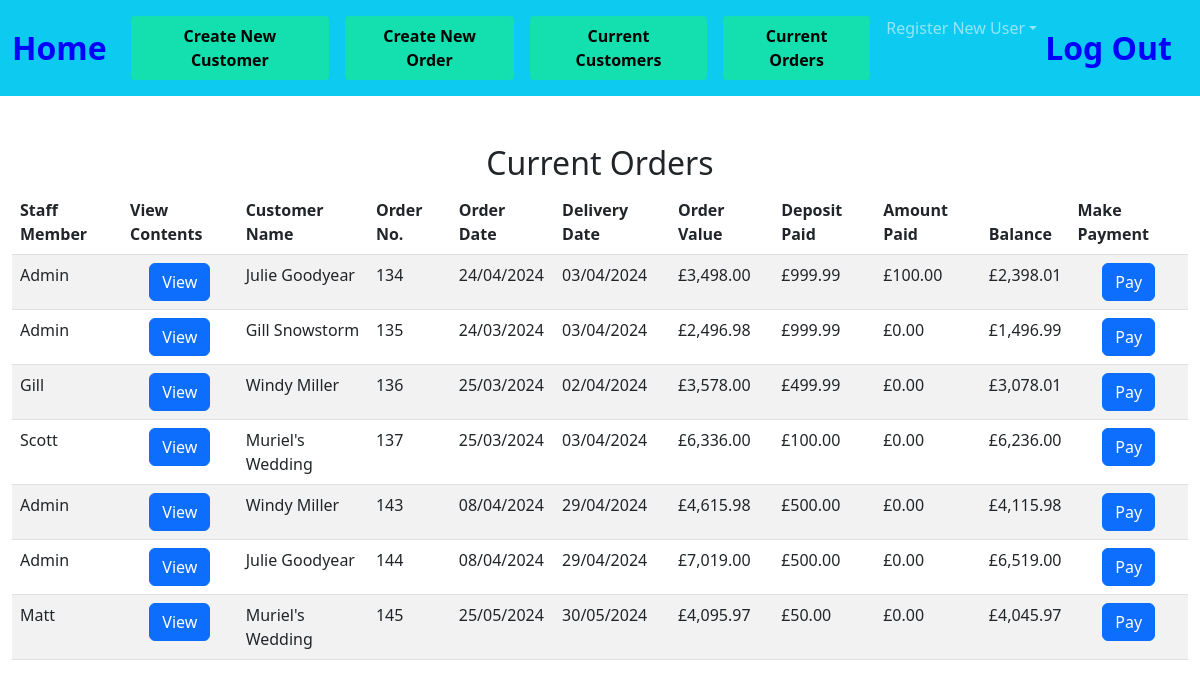
The app's page /open_orders, older data.
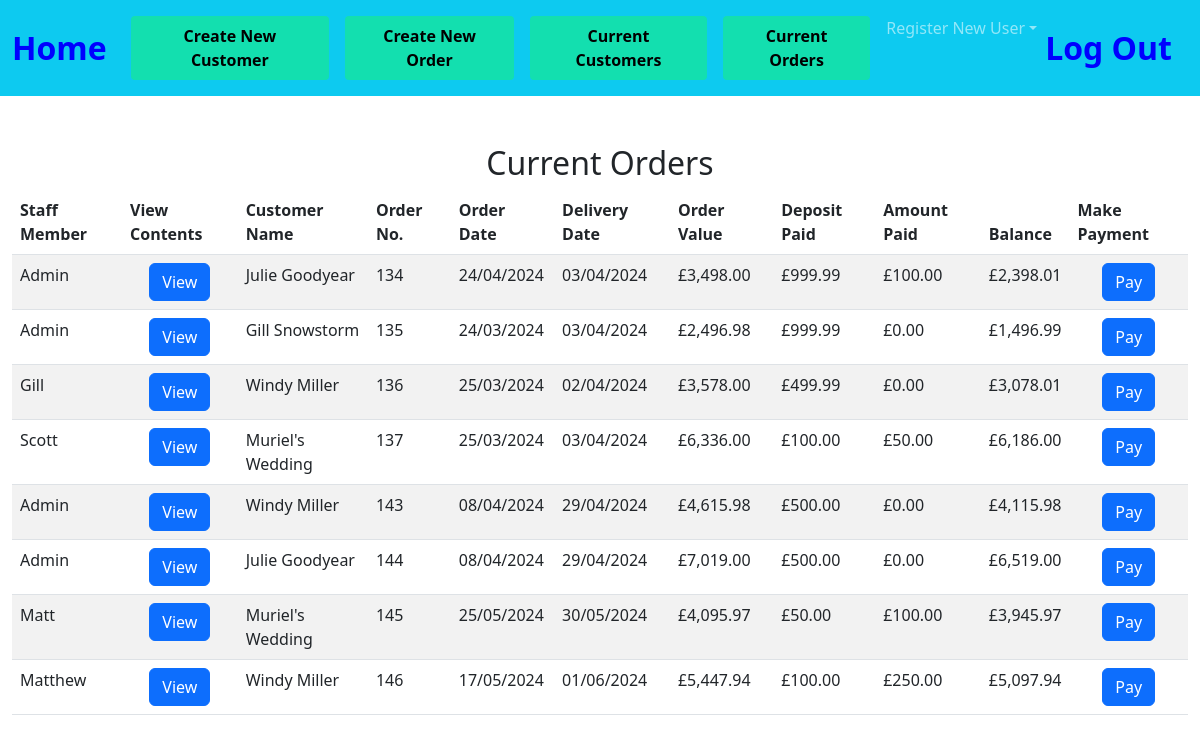
The same page, newer data.
### tables this page shows
CREATE TABLE orders(order_id INTEGER PRIMARY KEY AUTOINCREMENT NOT NULL,  cust_id INTEGER, order_no INTEGER, item_id INTEGER, staff_member TEXT, order_date DATETIME, completion TEXT, delivery_date DATETIME, colour_finish TEXT, extra_details TEXT, selling_price DECIMAL, del_col_take TEXT , quantity INTEGER, balance DECIMAL, deposit DECIMAL, amount_paid DECIMAL);

### app.py (the view)
@app.route("/open_orders", methods=["GET", "POST"])
def open_orders():
    if request.method == "POST":
        order_no = request.form.get("order_no")
        current = db.execute("SELECT * FROM orders WHERE order_id = (?);", order_no)
        for row in current:
            customer_id = row["cust_id"]
            staff_member = row["staff_member"]
            order_date = row["order_date"]
            item_id = row["item_id"]
        db.execute("INSERT INTO current_order(cust_id, staff_member, order_date, item_id, order_number) VALUES (?, ?, ?, ?, ?);", customer_id,  staff_member, order_date, item_id, order_no)
        return render_template("stock_list.html", order_no = order_no)
    else:
        order_no = request.form.get("order_no")
        user = request.form.get("user")
        totals=db.execute("select order_number, SUM(amount_paid) AS tot_paid FROM payments group by order_number;")
        for row in totals:
            order_numb = (row["order_number"])
            total = (row["tot_paid"])
            balance = (row["tot_paid"])
            db.execute("UPDATE current_order SET amount_paid = (?) WHERE order_number = (?);", total, order_numb)
        ord_detail = db.execute("select current_order.order_number, current_order.amount_paid, orders.staff_member, orders.cust_id, first_name, last_name, order_id,orders.order_date, orders.deposit, completion, orders.delivery_date, balance, total_cost from orders JOIN customers on orders.cust_id = customers.id JOIN current_order ON current_order.order_number = orders.order_id GROUP BY order_id;")
        for row in ord_detail:
            order_id = (row["order_id"])
            amount_paid = (row["amount_paid"])
            total_cost = (row["total_cost"])
            deposit = (row["deposit"])
            balance = total_cost - deposit- amount_paid
            db.execute("UPDATE orders SET balance = (?) WHERE order_id = (?);", balance, order_id)
        finals = db.execute("select current_order.order_number, current_order.amount_paid, orders.staff_member, orders.cust_id, balance, first_name, last_name, order_id,orders.order_date, orders.deposit, completion, orders.delivery_date, balance, total_cost from orders JOIN customers on orders.cust_id = customers.id JOIN current_order ON current_order.order_number = orders.order_id GROUP BY order_id;")
        return render_template("open_orders.html", ord_detail = finals, user = user)

### app.py (called while the page is built)
@app.after_request
def after_request(response):
    response.headers["Cache-Control"] = "no-cache, no-store, must-revalidate"
    response.headers["Expires"] = 0
    response.headers["Pragma"] = "no-cache"
    return response

### extras.py (called while the page is built)
def GBP(value):
    return f"£{value:,.2f}"

### templates/open_orders.html (shortened to what this page needs)
{% extends "layout.html" %}
{% block main %}
<div class="section">
    <h2>Current Orders</h2>
    <table class="table table-striped">
        <thead>
            <tr>
                <th class="text-start">Staff Member</th>
                <th class="text-start">View Contents</th>
                <th class="text-start">Customer Name</th>
                <th class="text-start">Order No.</th>
                <th class="text-start">Order Date</th>
                <th class="text-start">Delivery Date</th>
                <th class="text-start">Order Value</th>
                <th class="text-start">Deposit Paid</th>
                <th class="text-start"> Amount Paid</th>
                <th class="text-start">Balance</th>
                <th class="text-start"> Make Payment</th>
            </tr>
    </thead>
        <tbody>
            {% for row in ord_detail %}
            <tr>
                <td class="text-start">{{ row["staff_member"] }}</td>
                <form action="/show_content" method="POST">
                    <td><input type="hidden" name="order_no" VALUE="{{ row['order_id'] }}"><button class="btn btn-primary" type="submit">View</button></td>
                </form>
                <td class="text-start">{{ row["first_name"] }} {{ row["last_name"] }}</td>
                <td class="text-start">{{ row["order_id"] }}</td>
                <td class="text-start">{{ row["order_date"] }}</td>
                <td class="text-start">{{ row["delivery_date"] }}</td>
                <td class="text-start">{{ row["total_cost"] |GBP }}</td>
                <td class="text-start">{{ row["deposit"] |GBP }}</td>
                <td class="text-start">{{ row["amount_paid"] |GBP }}</td>
                <td class="text-start">{{ (row["total_cost"] - row["deposit"] - row["amount_paid"]) |GBP}}</td>
                <form action="/pay" method="POST">
                    <td><input type="hidden" name="order_no" VALUE="{{ row['order_id'] }}"><button class="btn btn-primary" type="submit">Pay</button></td>
                </form>
                </tr>
            {% endfor %}
        </tbody>
    </table>
</div>
{% endblock %}

### templates/layout.html (shortened to what this page needs)
<!doctype html>
<html lang="en">
  <head>
    <link href="https://cdn.jsdelivr.net/npm/bootstrap@5.3.0/dist/css/bootstrap.min.css" rel="stylesheet">
    <link href="/static/styles.css" rel="stylesheet">
  </head>
  {% block navbar %}
  <body>
        <nav class="navbar navbar-expand-sm bg-info navbar-dark">
        <div class="container-fluid">
          <a class="navbar-brand" href="/home">Home</a>
            <div class="collapse navbar-collapse" id="navbarSupportedContent">
                <ul class="navbar-nav me-auto mb-2 mb-lg-0">
                  <li class="nav-item">
                    <li class="nav-link"><a button type="button" class="button_teal" href="/new_customer">Create New Customer</a></li>
                    <li class="nav-link"><a button type="button" class="button_teal" href="/choose_customer">Create New Order</a></li>
                </li>
                <li class="nav-item">
                  <li class="nav-link"><a button type="button" class="button_teal" href="/list_of_customers">Current Customers</a></li>
                  <li class="nav-link"><a button type="button" class="button_teal" href="/open_orders">Current Orders</a>
                </li>
                <li class="nav-item dropdown">
                    <a class="nav-link dropdown-toggle" href="#" role="button" data-bs-toggle="dropdown" aria-expanded="false"> Register New User</a>
                </li>
                </ul>
            </div>
            <a class="navbar-brand" href="/logout">Log Out</a>
            </div>
        </nav>
        {% endblock %}
      <main class="container-fluid py-5 text-center">
        {% block main %}{% endblock %}
      </main>
  </body>

### static/styles.css (style rules this page uses)
nav .navbar-brand { font-size: xx-large; color: #0000ff; font-weight: bold; }
.button_teal { background-color: #13dfaf; border-radius: 4px; border: none; color: black; padding: 8px 18px; text-align: center; text-decoration: none; display: inline-block; font-size: 16px; font-weight: bolder; }

Row changes from the older to the newer data that the page shows:
changed orders "Scott": amount_paid|GBP "£0.00" → "£50.00"; deposit "£6,236.00" → "£6,186.00"
changed orders "Matt": amount_paid|GBP "£0.00" → "£100.00"; deposit "£4,045.97" → "£3,945.97"
added orders: staff_member "Matthew", first_name "Windy", last_name "Miller", order_id "146", order_date "17/05/2024", delivery_date "01/06/2024", total_cost|GBP "£5,447.94", deposit|GBP "£100.00", amount_paid|GBP "£250.00", deposit "£5,097.94"
